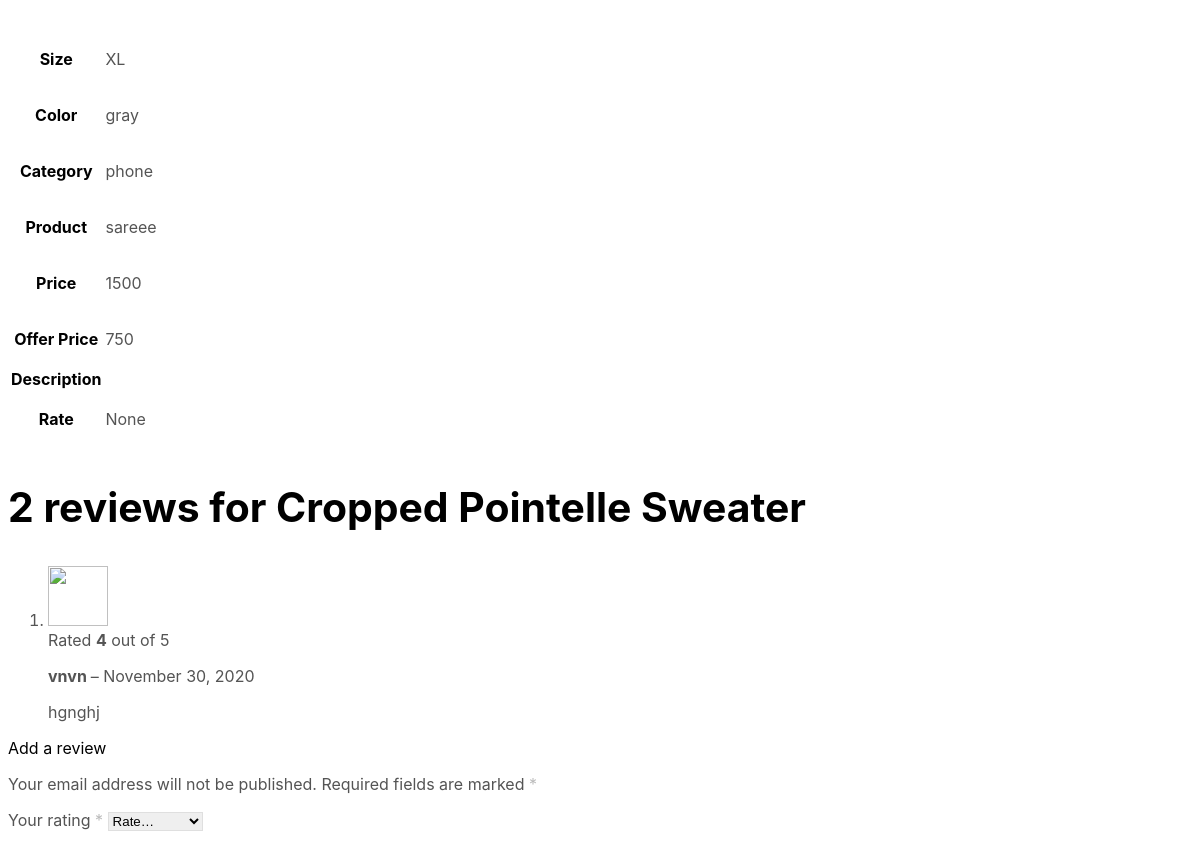
The page /product/update_cart/1 (middle part) on the database as committed earlier.
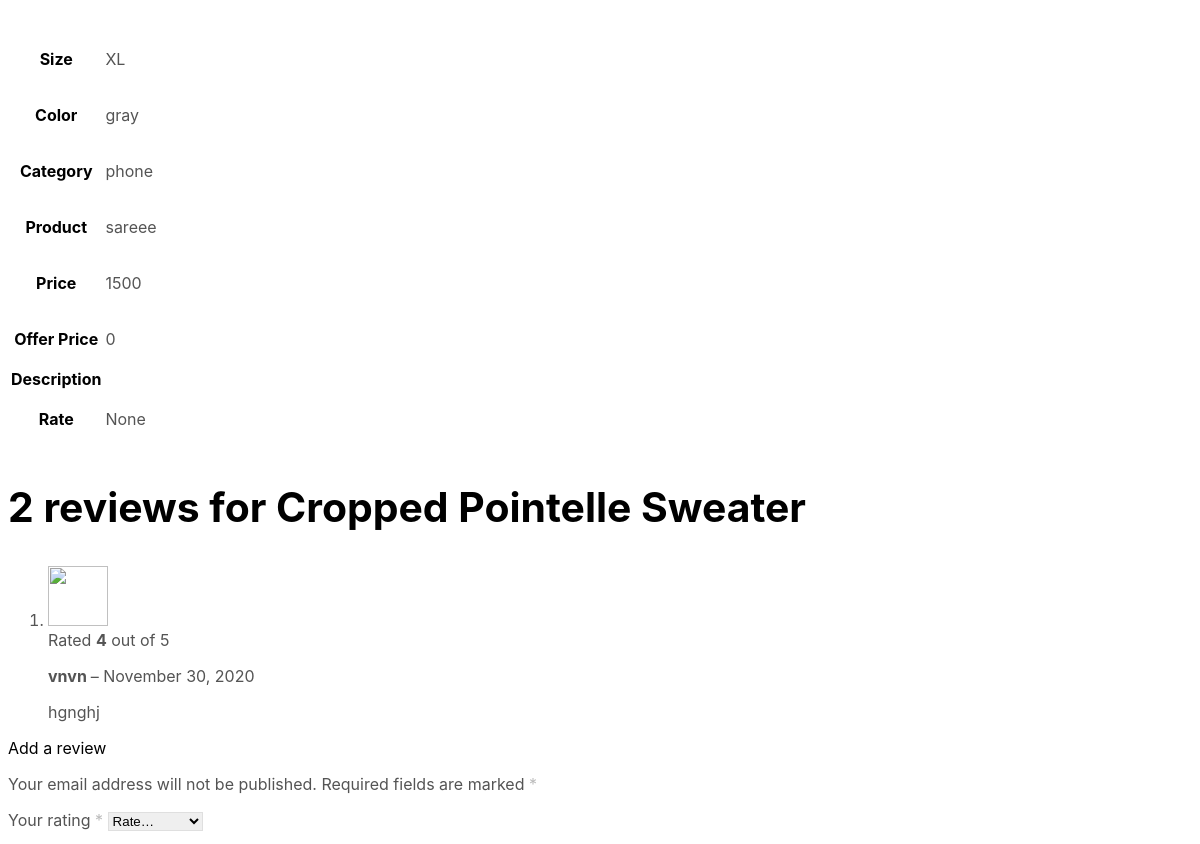
The same page on the database as committed later.
### Product/models.py (models this page shows, shortened)
class Cart(models.Model):
    cart_user = models.ForeignKey(User, on_delete=models.CASCADE)
    cart_product = models.ForeignKey(Product, on_delete=models.CASCADE)
    cart_quantity = models.IntegerField(default=1)
    cart_status = models.BooleanField(default=False)
    cart_price = models.IntegerField(blank=True, null=True)
    cart_color = models.CharField(max_length=50,null=True)
    cart_size = models.CharField(max_length=50,null=True)
    cart_date = models.DateTimeField(auto_now_add=True)

class Product(models.Model):
    pro_cat_name = models.ForeignKey(Category, on_delete=models.CASCADE,blank=True,null=True,related_name="pro_cat_name")
    pro_name = models.CharField(max_length=100)
    pro_price = models.BigIntegerField()
    pro_offer_price = models.BigIntegerField(default=0)
    pro_fake_price = models.BigIntegerField(null=True, blank=True)
    pro_image = models.FileField(blank=True)
    pro_description = models.TextField(null=True, blank=True)
    pro_star = models.CharField(max_length=10, choices=CHOICE_STAR, null=True, blank=True)
    pro_availability = models.BooleanField(default=True)

class Category(models.Model):
    cat_name = models.CharField(max_length=30, null=True, blank=True)

### Product/views.py (the view)
# urls.py: path('update_cart/<int:pid>', views.update_cart, name="update_cart"),
def update_cart(request, pid):
    try:
        data = Cart.objects.get(id=pid)
        pro_id = data.cart_product.id
        size = Product_Size.objects.filter(size_key_id=pro_id)
        color = Product_Color.objects.filter(color_key_id=pro_id)
        image = PostImage.objects.filter(post_id=pro_id)
        if request.method == "POST":
            quantity = request.POST.get('quantity')
            product_id = request.POST.get('product_id')
            cart_color = request.POST.get('product_color')
            cart_size = request.POST.get('product_size')
            cart_id = request.POST.get('cart_id')
            final_price = data.cart_product.pro_price - data.cart_product.pro_offer_price
            conv_price = int(quantity) * final_price
            price = str(conv_price)
            user = str(request.user.id)
            update_cart = Cart.objects.raw(
                'UPDATE Product_cart SET cart_quantity= "' + quantity + '", cart_price= "' + price + '", cart_color= "' + cart_color + '", cart_size= "' + cart_size + '" WHERE id = "' + cart_id + '" AND cart_user_id="' + user + '" ')
            return render(request, 'cart.html', {'data': update_cart})
        else:
            pass
        return render(request, 'cart_product_desc.html', {'pro': data, 'size': size, 'color': color, 'image': image})
    except TypeError:
        return redirect("cart")

### template/cart_product_desc.html (shortened to what the changed rows need)
{% load static %}
<!DOCTYPE html>
<html lang="en-US">
<head>
	<link media="all" href="https://shopkeeper.wp-theme.design/wp-content/cache/autoptimize/css/autoptimize_d9027ec5da952c98d9908eec9c546ad2.css" rel="stylesheet" />
	<link media="only screen and (max-width: 768px)" href="{%static 'wp-content/cache/autoptimize/css/autoptimize_541e2ced151704f4ff1844c6de47ec02.css'%}" rel="stylesheet" />
</head>
<body class="product-template-default single single-product postid-5026 wp-embed-responsive theme-shopkeeper woocommerce woocommerce-page woocommerce-no-js gbt_custom_notif product-layout-default wpb-js-composer js-comp-ver-6.6.0 vc_responsive">
    	<div id="st-container" class="st-container">
            <div class="st-content">
                                <div id="page_wrapper" class=" ">
<div id="primary" class="content-area">
    <div id="content" class="site-content" role="main">
<div class="product_layout_classic default-layout">
		<div id="product-5026" class="product type-product post-5026 status-publish first instock product_cat-stayhome product_cat-hoodies product_cat-trousers has-post-thumbnail shipping-taxable purchasable product-type-variable">
		<div class="woocommerce-tabs">
				<div class="panel entry-content" id="tab-additional_information">
	                <div class="row">
	                    <div class="large-8 xlarge-6 large-centered xlarge-centered columns">
<table class="woocommerce-product-attributes shop_attributes">
			<tr class="woocommerce-product-attributes-item woocommerce-product-attributes-item--attribute_pa_size">
			<th class="woocommerce-product-attributes-item__label">Size</th>
			<td class="woocommerce-product-attributes-item__value">
				<p>{{pro.cart_size}}</p>
			</td>
			</tr>
				<tr class="woocommerce-product-attributes-item woocommerce-product-attributes-item--attribute_pa_color">
			<th class="woocommerce-product-attributes-item__label">Color</th>
			<td class="woocommerce-product-attributes-item__value">
				<p>{{pro.cart_color}}</p>
			</td>
			</tr>
			<tr class="woocommerce-product-attributes-item woocommerce-product-attributes-item--attribute_pa_color">
			<th class="woocommerce-product-attributes-item__label">Category</th>
			<td class="woocommerce-product-attributes-item__value">
				<p>{{pro.cart_product.pro_cat_name.cat_name}}</p>
			</td>
			</tr>
			<tr class="woocommerce-product-attributes-item woocommerce-product-attributes-item--attribute_pa_color">
			<th class="woocommerce-product-attributes-item__label">Product</th>
			<td class="woocommerce-product-attributes-item__value">
				<p>{{pro.cart_product.pro_name}}</p>
			</td>
			</tr>
			<tr class="woocommerce-product-attributes-item woocommerce-product-attributes-item--attribute_pa_color">
			<th class="woocommerce-product-attributes-item__label">Price</th>
			<td class="woocommerce-product-attributes-item__value">
				<p>{{pro.cart_product.pro_price}}</p>
			</td>
			</tr>
			<tr class="woocommerce-product-attributes-item woocommerce-product-attributes-item--attribute_pa_color">
			<th class="woocommerce-product-attributes-item__label">Offer Price</th>
			<td class="woocommerce-product-attributes-item__value">
				<p>{{pro.cart_product.pro_offer_price}}</p>
			</td>
			</tr>
			<tr class="woocommerce-product-attributes-item woocommerce-product-attributes-item--attribute_pa_color">
			<th class="woocommerce-product-attributes-item__label">Description</th>
			</tr>
			<tr class="woocommerce-product-attributes-item woocommerce-product-attributes-item--attribute_pa_color">
			<th class="woocommerce-product-attributes-item__label">Rate</th>
			<td class="woocommerce-product-attributes-item__value">
				<p>{{pro.cart_product.pro_star}}</p>
			</td>
			</tr>
</table>
	                    </div>
	                </div>
	            </div>
				<div class="panel entry-content" id="tab-reviews">
	                <div class="row">
	                    <div class="large-8 xlarge-6 large-centered xlarge-centered columns">
	                        <div id="reviews" class="woocommerce-Reviews">
	<div id="comments">
		<h2 class="woocommerce-Reviews-title">
			2 reviews for
			<span>Cropped Pointelle Sweater</span>
		</h2>
						</div>
</div>
	                    </div>
	                </div>
	            </div>
					</div>
		</div>
</div>
    </div>
</div>
			</div>
		</div>
	</div>
<script defer src="{%static 'wp-content/cache/autoptimize/js/autoptimize_3c492425456aee641c22f220c3a838a2.js'%}"></script></body>
</html>

Rows that differ between the two databases and show on the page:
changed through a linked row, Cart "XL": cart_product.pro_offer_price "750" → "0"
